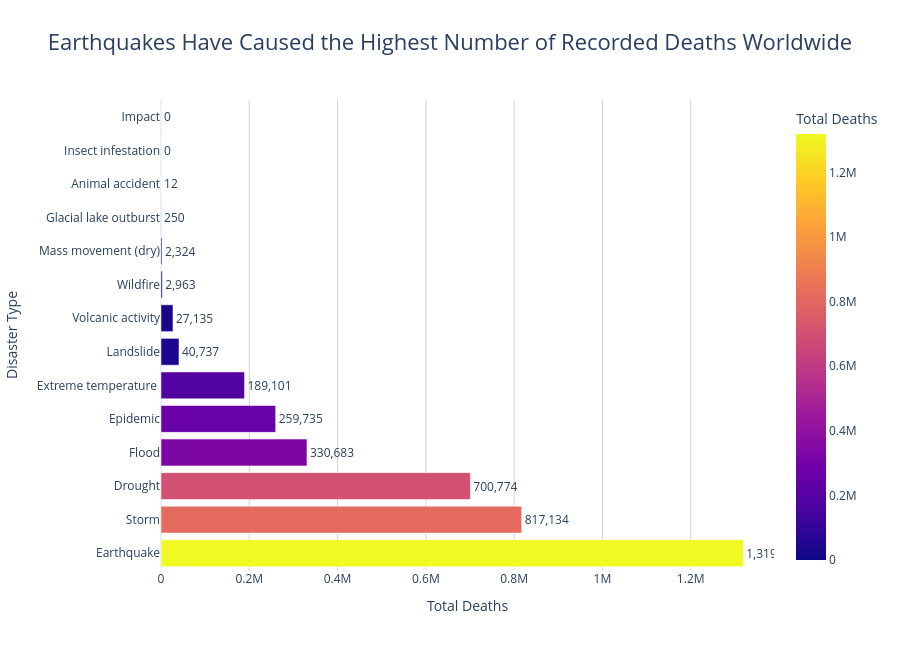

Write notebook code for a chart like this one.
### Code cell
fig = px.bar(
    death_summary,
    x="Total Deaths",
    y="Disaster Type",
    orientation="h",
    color="Total Deaths",
    text="Total Deaths",
    title="Earthquakes Have Caused the Highest Number of Recorded Deaths Worldwide"
)

fig.update_traces(
    texttemplate="%{text:,.0f}",
    textposition="outside"
)

fig.update_layout(
    template="plotly_white",
    title={
        "text":"Earthquakes Have Caused the Highest Number of Recorded Deaths Worldwide",
        "x":0.5,
        "font":{"size":22}
    },
    xaxis_title="Total Deaths",
    yaxis_title="Disaster Type",
    showlegend=False,
    xaxis=dict(showgrid=True, gridcolor="lightgray"),
    yaxis=dict(showgrid=False),
    height=650
)

fig.show()

### Figure 1 — Plotly figure (JSON) as saved in the notebook; plotly's stock layout.template omitted (floating-point values rounded to 4 significant figures)
{"data": [{"hovertemplate": "Total Deaths=%{marker.color}<br>Disaster Type=%{y}<extra></extra>", "legendgroup": "", "marker": {"color": [1319000.0, 817100.0, 700800.0, 330700.0, 259700.0, 189100.0, 40740.0, 27140.0, 2963.0, 2324.0, 250.0, 12.0, 0.0, 0.0], "coloraxis": "coloraxis", "pattern": {"shape": ""}}, "name": "", "orientation": "h", "showlegend": false, "text": [1319000.0, 817100.0, 700800.0, 330700.0, 259700.0, 189100.0, 40740.0, 27140.0, 2963.0, 2324.0, 250.0, 12.0, 0.0, 0.0], "textposition": "outside", "texttemplate": "%{text:,.0f}", "type": "bar", "x": [1319000.0, 817100.0, 700800.0, 330700.0, 259700.0, 189100.0, 40740.0, 27140.0, 2963.0, 2324.0, 250.0, 12.0, 0.0, 0.0], "xaxis": "x", "y": ["Earthquake", "Storm", "Drought", "Flood", "Epidemic", "Extreme temperature ", "Landslide", "Volcanic activity", "Wildfire", "Mass movement (dry)", "Glacial lake outburst", "Animal accident", "Insect infestation", "Impact"], "yaxis": "y"}], "layout": {"barmode": "relative", "coloraxis": {"colorbar": {"title": {"text": "Total Deaths"}}, "colorscale": [[0, "#0d0887"], [0.1111, "#46039f"], [0.2222, "#7201a8"], [0.3333, "#9c179e"], [0.4444, "#bd3786"], [0.5556, "#d8576b"], [0.6667, "#ed7953"], [0.7778, "#fb9f3a"], [0.8889, "#fdca26"], [1, "#f0f921"]]}, "height": 650, "legend": {"tracegroupgap": 0}, "showlegend": false, "title": {"font": {"size": 22}, "text": "Earthquakes Have Caused the Highest Number of Recorded Deaths Worldwide", "x": 0.5}, "xaxis": {"anchor": "y", "domain": [0, 1], "gridcolor": "lightgray", "showgrid": true, "title": {"text": "Total Deaths"}}, "yaxis": {"anchor": "x", "domain": [0, 1], "showgrid": false, "title": {"text": "Disaster Type"}}}}
